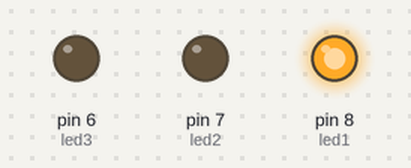
The sketch below on a simulated Arduino Uno, built with avr-gcc and run on an emulated ATmega328P. Shown: output pins drawn as LEDs (lit = HIGH).

Above: at 0.05 s.
At 0.75 s:
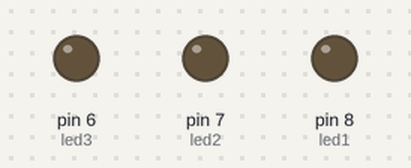
At 1.45 s:
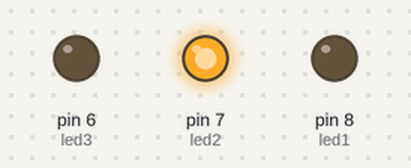
At 2.85 s:
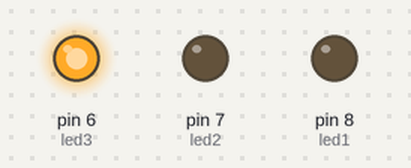
Timing chart, 0 to 3.1 s (numbered marks = the images above):
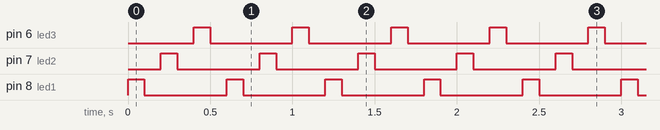

Measured:
- by itself, pin 6 (led3), pin 7 (led2), pin 8 (led1): alternates HIGH for 0.10 s and LOW for 0.50 s

The sketch:

ex2.ino
```cpp
int led1 = 8;
int led2 = 7;
int led3 = 6;
void setup() {
  // put your setup code here, to run once:
  pinMode(led1,OUTPUT);
  pinMode(led2,OUTPUT);
  pinMode(led3,OUTPUT);
}

void loop() {
  // put your main code here, to run repeatedly:
  digitalWrite(led1, 1);
  delay(100);
  digitalWrite(led1, 0);
  delay(100);
  digitalWrite(led2, 1);
  delay(100);
  digitalWrite(led2, 0);
  delay(100);
  digitalWrite(led3, 1);
  delay(100);
  digitalWrite(led3, 0);
  delay(100);


}
```
